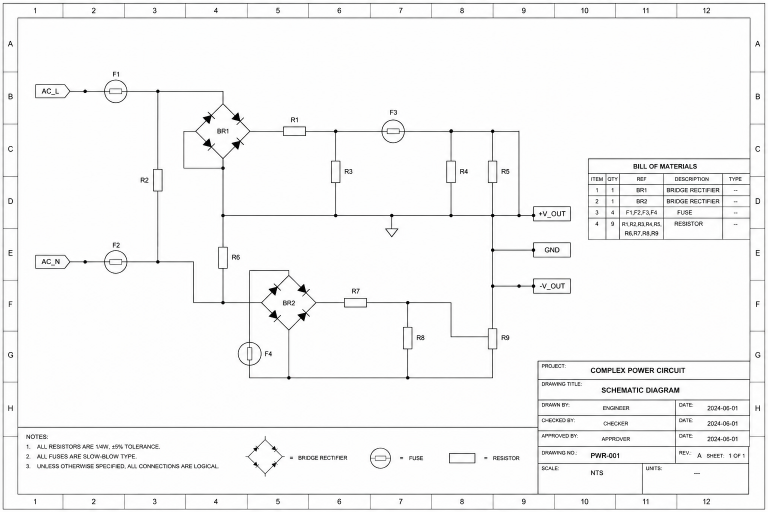
#> input picture zero-shot-bom-pattern-detection/examples/drawings/1.png, 1536 x 1024 px (shown at 1/2 size)
$ python -i preprocessing.py   (imports and definitions only)   (older library calls are emulated)
#> lines starting #> are read from the running program, lines starting #| are printed output that depends on the picture
from __future__ import annotations

from typing import Any, Dict, Tuple

import cv2
import numpy as np


# [15 lines left out: functions read_image, ensure_color, not called in this run]


def resize_max_side(img: np.ndarray, max_side: int) -> Tuple[np.ndarray, float]:
    """Resize image so the longest side equals max_side."""
    return resize_with_scale(img, max_side)


# [4 lines left out: function to_gray, not called in this run]


def detect_edges(gray: np.ndarray) -> np.ndarray:
    """Compute Canny edges from a grayscale image."""
    if gray.size == 0:
        raise ValueError("Empty image provided to detect_edges")
    if gray.dtype != np.uint8:
        img_u8 = (np.clip(gray, 0.0, 1.0) * 255.0).astype(np.uint8)
    else:
        img_u8 = gray
    edges = extract_edges(img_u8, method="canny")
    return (edges > 0).astype(np.uint8)


# [49 lines left out: functions to_grayscale, normalize_polarity, binarize_image, not called in this run]


def extract_edges(binary: np.ndarray, method: str = "canny") -> np.ndarray:
    """Extract binary edges from a binary image."""
    if binary.ndim != 2:
        raise ValueError("extract_edges expects a 2D binary image")
    if method == "canny":
        edges = cv2.Canny(binary, 50, 150)
    elif method == "sobel":
        gx = cv2.Sobel(binary, cv2.CV_32F, 1, 0, ksize=3)
        gy = cv2.Sobel(binary, cv2.CV_32F, 0, 1, ksize=3)
        mag = cv2.magnitude(gx, gy)
        edges = (mag > 0).astype(np.uint8) * 255
    else:
        raise ValueError(f"Unsupported edge method: {method}")
    return edges.astype(np.uint8)


# [135 lines left out: functions trim_pattern, resize_with_scale, preprocess_pattern, preprocess_drawing, not called in this run]

>>> import cv2
>>> picture = cv2.imread('../../examples/drawings/1.png', cv2.IMREAD_GRAYSCALE)
#> picture: shape (1024, 1536); min 0, max 255, mean 245.7
>>> result = detect_edges(picture)
#> in extract_edges, `edges = cv2.Canny(binary, 50, 150)`:
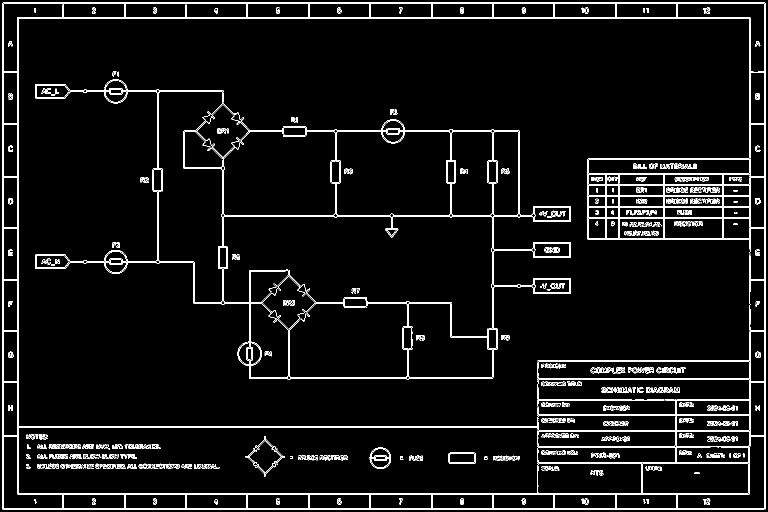
#> edges: shape (1024, 1536) (shown at 1/2 size); 4.6% white in thin lines or dots
#> in detect_edges, `return (edges > 0).astype(np.uint8)`: returned value: shape (1024, 1536); values 0 (black) and 1 (white), 4.6% white in thin lines or dots
